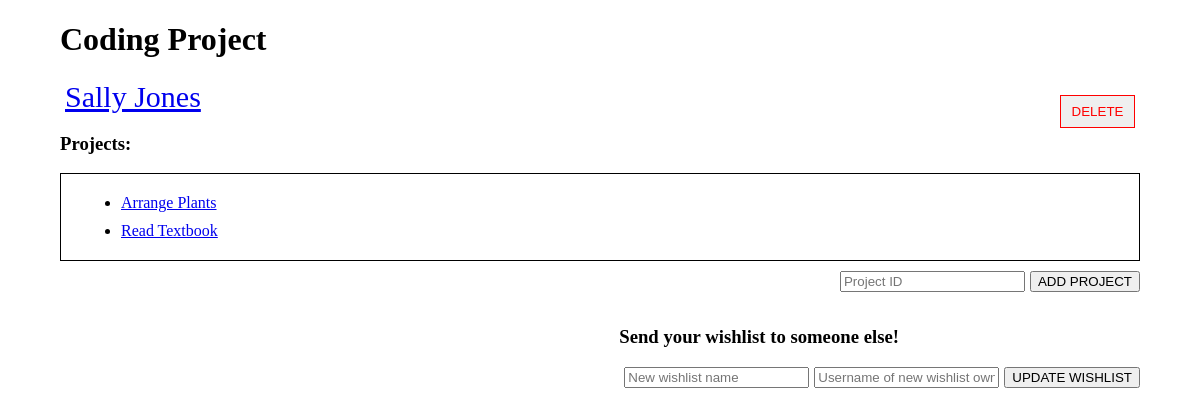
Page /wishlist_viewer.php?id=1 (signed in) on the committed database.
### tables this page shows
CREATE TABLE ProjectWishlist_Creates (
    WLID INTEGER PRIMARY KEY AUTO_INCREMENT,
    Name VARCHAR(60) NOT NULL,
    Username VARCHAR(40) NOT NULL,
    FOREIGN KEY (Username) REFERENCES Users(Username)
        ON DELETE CASCADE
        ON UPDATE CASCADE
);

CREATE TABLE Projects_PostsProject (
    PID INTEGER PRIMARY KEY AUTO_INCREMENT,
    Name VARCHAR(60) NOT NULL,
    InstructionText VARCHAR(2500),
    Timestamp DATETIME DEFAULT CURRENT_TIMESTAMP,
    Username VARCHAR(40) NOT NULL,
    FOREIGN KEY (Username) REFERENCES Users(Username)
        ON DELETE CASCADE
        ON UPDATE CASCADE
);

### htdocs/wishlist_viewer.php (the view, shortened to what this page needs)
<?php
require("api/config.php");
$wlid = $_GET["id"];
$conn = new mysqli($db_address, $db_user, $db_pw, $db_name);
$stmt = $conn->prepare("SELECT * FROM ProjectWishlist_Creates WHERE WLID=?");
$stmt->bind_param("i", $wlid);
$stmt->execute();
$results = $stmt->get_result()->fetch_all(MYSQLI_ASSOC);
$result = $results[0];
$stmt = $conn->prepare("SELECT * FROM Projects_PostsProject WHERE PID IN (SELECT PID FROM Contains WHERE WLID=?)");
$stmt->bind_param("i", $wlid);
$stmt->execute();
$projects = $stmt->get_result()->fetch_all(MYSQLI_ASSOC);
$logged_in_as_creator = false;
if (isset($_SESSION["username"])) {
    $logged_in_as_creator = $_SESSION["username"] == $result["Username"];
}
?>
<!DOCTYPE html>
<html lang="en">
<head>
</head>
<body>
<h1><?= $result["Name"] ?></h1>
<a href="profile.php?u=<?= urlencode($result["Username"]) ?>" id="nameTag"><?= $result["Username"] ?></a>
<?php
if ($logged_in_as_creator) {
    echo('<form action="api/delete_wishlist.php" method="post">');
    echo('<input id="deleteButton" type="submit" value="DELETE">');
    echo('</form>');
}
?>
<h3>Projects:</h3>
<div>
    <?php
    if (count($projects) > 0) {
        echo("<ul>");
        foreach ($projects as $project) {
            echo('<li><a href="project_viewer.php?id=' . urlencode($project["PID"]) . '">');
            echo($project["Name"]);
            echo('</a></li>');
        }
        echo("</ul>");
    } else {
        echo("<br>");
        echo("&ensp;No projects added yet...<br><br>");
    }
    ?>
</div>
<?php
if ($logged_in_as_creator) {
    echo('<form action="api/add_project_to_wishlist.php" method="post">');
    echo('<input type="text" placeholder="Project ID" name="projectID">');
    echo('<input type="submit" value="ADD PROJECT">');
    echo('</form>');
    echo('<br><br>');
    echo('<form action="api/update_wishlist.php" method="post">');
    echo('<h3>Send your wishlist to someone else!</h3>');
    echo('<input type="text" placeholder="New wishlist name" name="newWishlistName">');
    echo('<input type="text" placeholder="Username of new wishlist owner" name="newUsername">');
    echo('<input type="submit" value="UPDATE WISHLIST">');
    echo('</form>');
}
?>
</body>
</html>

### htdocs/wishlist_viewer.php (style rules this page uses)
body { margin-left: 5%; margin-right: 5%; }
div { border: 1px solid black; }
ul { border-collapse: collapse; margin: 20px; }
li { margin-top: 5px; margin-bottom: 10px; }
form { margin-top: 10px; float: right; }
input { margin-left: 5px; }
#nameTag { font-size: 30px; margin: 5px; }
#deleteButton { color: red; border: 1px solid red; float: right; min-width: 75px; min-height: 33px; margin: 5px; color: "red"; }

### rows in the picture
projectwishlist_creates: Name "Coding Project", Username "Sally Jones"
projects_postsproject: Name "Arrange Plants"
projects_postsproject: Name "Read Textbook"
